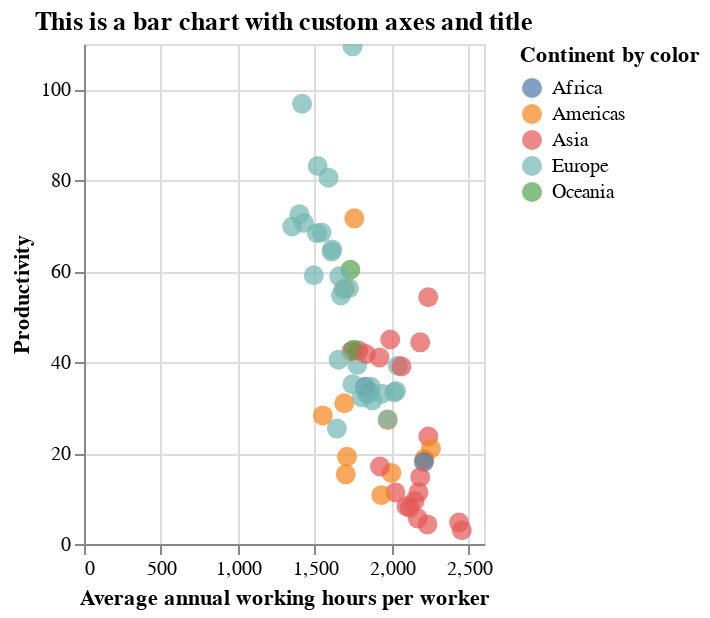

The cell this chart's notebook holds for it:
### Code cell
#case by case view
alt.Chart(df).mark_circle(size=100).encode(
    x='Average annual working hours per worker:Q',
    y='Productivity:Q',
    color=alt.Color('Continent', legend=alt.Legend(title="Continent by color"))
).interactive(
).properties(
    title='This is a bar chart with custom axes and title',
    width=200,
    height=250
)

### Figure 1 — Vega-Lite specification as saved in the notebook (floating-point values rounded to 4 significant figures)
{"config": {"view": {"continuousWidth": 400, "continuousHeight": 300}}, "data": {"name": "data-559bd8043fdc435d5639f35caac91e34"}, "mark": {"type": "circle", "size": 100}, "encoding": {"color": {"field": "Continent", "legend": {"title": "Continent by color"}, "type": "nominal"}, "x": {"field": "Average annual working hours per worker", "type": "quantitative"}, "y": {"field": "Productivity", "type": "quantitative"}}, "height": 250, "selection": {"selector001": {"type": "interval", "bind": "scales", "encodings": ["x", "y"]}}, "title": "This is a bar chart with custom axes and title", "width": 200, "$schema": "https://vega.github.io/schema/vega-lite/v4.17.0.json", "datasets": {"data-559bd8043fdc435d5639f35caac91e34": [{"Continent": "Americas", "Country": "Argentina", "Code": "ARG", "Year": 2017, "Average annual working hours per worker": 1692.0, "GDP per capita": 23270.0, "Population": 44054616, "Gini coefficient": 0.3408, "Life satisfaction": 6.086, "Productivity": 30.96, "Current health expenditure per capita": 2470.0}, {"Continent": "Oceania", "Country": "Australia", "Code": "AUS", "Year": 2017, "Average annual working hours per worker": 1731.0, "GDP per capita": 52540.0, "Population": 24590336, "Gini coefficient": 0.3408, "Life satisfaction": 7.234, "Productivity": 60.34, "Current health expenditure per capita": 4716.0}, {"Continent": "Europe", "Country": "Austria", "Code": "AUT", "Year": 2017, "Average annual working hours per worker": 1613.0, "GDP per capita": 51950.0, "Population": 8797497, "Gini coefficient": 0.2974, "Life satisfaction": 7.195, "Productivity": 64.78, "Current health expenditure per capita": 5641.0}, {"Continent": "Asia", "Country": "Bangladesh", "Code": "BGD", "Year": 2017, "Average annual working hours per worker": 2232.0, "GDP per capita": 4113.0, "Population": 161793968, "Gini coefficient": 0.3408, "Life satisfaction": 5.114, "Productivity": 4.308, "Current health expenditure per capita": 101.2}, {"Continent": "Europe", "Country": "Belgium", "Code": "BEL", "Year": 2017, "Average annual working hours per worker": 1544.0, "GDP per capita": 45150.0, "Population": 11384491, "Gini coefficient": 0.2739, "Life satisfaction": 6.772, "Productivity": 68.52, "Current health expenditure per capita": 5450.0}, {"Continent": "Americas", "Country": "Brazil", "Code": "BRA", "Year": 2017, "Average annual working hours per worker": 1709.0, "GDP per capita": 14280.0, "Population": 208504960, "Gini coefficient": 0.5333, "Life satisfaction": 6.451, "Productivity": 19.19, "Current health expenditure per capita": 1376.0}, {"Continent": "Europe", "Country": "Bulgaria", "Code": "BGR", "Year": 2017, "Average annual working hours per worker": 1644.0, "GDP per capita": 19580.0, "Population": 7182430, "Gini coefficient": 0.4038, "Life satisfaction": 5.108, "Productivity": 25.39, "Current health expenditure per capita": 1608.0}, {"Continent": "Asia", "Country": "Cambodia", "Code": "KHM", "Year": 2017, "Average annual working hours per worker": 2456.0, "GDP per capita": 3951.0, "Population": 15830694, "Gini coefficient": 0.3408, "Life satisfaction": 4.998, "Productivity": 3.023, "Current health expenditure per capita": 224.8}, {"Continent": "Americas", "Country": "Canada", "Code": "CAN", "Year": 2017, "Average annual working hours per worker": 1696.0, "GDP per capita": 48900.0, "Population": 36554344, "Gini coefficient": 0.3331, "Life satisfaction": 7.109, "Productivity": 56.26, "Current health expenditure per capita": 5209.0}, {"Continent": "Americas", "Country": "Chile", "Code": "CHL", "Year": 2017, "Average annual working hours per worker": 1974.0, "GDP per capita": 22860.0, "Population": 18368582, "Gini coefficient": 0.4444, "Life satisfaction": 5.942, "Productivity": 27.26, "Current health expenditure per capita": 2219.0}, {"Continent": "Asia", "Country": "China", "Code": "CHN", "Year": 2017, "Average annual working hours per worker": 2174.0, "GDP per capita": 13850.0, "Population": 1410275968, "Gini coefficient": 0.3908, "Life satisfaction": 5.144, "Productivity": 11.36, "Current health expenditure per capita": 706.4}, {"Continent": "Americas", "Country": "Colombia", "Code": "COL", "Year": 2017, "Average annual working hours per worker": 1998.0, "GDP per capita": 13430.0, "Population": 48351668, "Gini coefficient": 0.4972, "Life satisfaction": 6.35, "Productivity": 15.63, "Current health expenditure per capita": 1088.0}, {"Continent": "Americas", "Country": "Costa Rica", "Code": "CRI", "Year": 2017, "Average annual working hours per worker": 2212.0, "GDP per capita": 18130.0, "Population": 4993849, "Gini coefficient": 0.4835, "Life satisfaction": 6.998, "Productivity": 18.73, "Current health expenditure per capita": 1440.0}, {"Continent": "Europe", "Country": "Croatia", "Code": "HRV", "Year": 2017, "Average annual working hours per worker": 1835.0, "GDP per capita": 25360.0, "Population": 4192468, "Gini coefficient": 0.3035, "Life satisfaction": 5.626, "Productivity": 33.16, "Current health expenditure per capita": 1804.0}, {"Continent": "Asia", "Country": "Cyprus", "Code": "CYP", "Year": 2017, "Average annual working hours per worker": 1784.0, "GDP per capita": 31250.0, "Population": 1208527, "Gini coefficient": 0.3142, "Life satisfaction": 6.137, "Productivity": 42.59, "Current health expenditure per capita": 2533.0}, {"Continent": "Europe", "Country": "Czechia", "Code": "CZE", "Year": 2017, "Average annual working hours per worker": 1776.0, "GDP per capita": 35580.0, "Population": 10531315, "Gini coefficient": 0.2485, "Life satisfaction": 6.242, "Productivity": 39.42, "Current health expenditure per capita": 2786.0}, {"Continent": "Europe", "Country": "Denmark", "Code": "DNK", "Year": 2017, "Average annual working hours per worker": 1400.0, "GDP per capita": 51670.0, "Population": 5737286, "Gini coefficient": 0.2875, "Life satisfaction": 7.693, "Productivity": 72.54, "Current health expenditure per capita": 5573.0}, {"Continent": "Americas", "Country": "Ecuador", "Code": "ECU", "Year": 2017, "Average annual working hours per worker": 1701.0, "GDP per capita": 11410.0, "Population": 16696947, "Gini coefficient": 0.4467, "Life satisfaction": 5.809, "Productivity": 15.32, "Current health expenditure per capita": 863.0}, {"Continent": "Europe", "Country": "Estonia", "Code": "EST", "Year": 2017, "Average annual working hours per worker": 1857.0, "GDP per capita": 30980.0, "Population": 1317550, "Gini coefficient": 0.3036, "Life satisfaction": 6.035, "Productivity": 33.49, "Current health expenditure per capita": 2242.0}, {"Continent": "Europe", "Country": "Finland", "Code": "FIN", "Year": 2017, "Average annual working hours per worker": 1659.0, "GDP per capita": 43830.0, "Population": 5508146, "Gini coefficient": 0.2738, "Life satisfaction": 7.78, "Productivity": 58.88, "Current health expenditure per capita": 4339.0}, {"Continent": "Europe", "Country": "France", "Code": "FRA", "Year": 2017, "Average annual working hours per worker": 1514.0, "GDP per capita": 42820.0, "Population": 64144092, "Gini coefficient": 0.3163, "Life satisfaction": 6.69, "Productivity": 68.37, "Current health expenditure per capita": 5060.0}, {"Continent": "Europe", "Country": "Germany", "Code": "DEU", "Year": 2017, "Average annual working hours per worker": 1354.0, "GDP per capita": 51250.0, "Population": 82624368, "Gini coefficient": 0.312, "Life satisfaction": 7.035, "Productivity": 69.85, "Current health expenditure per capita": 6028.0}, {"Continent": "Europe", "Country": "Greece", "Code": "GRC", "Year": 2017, "Average annual working hours per worker": 2017.0, "GDP per capita": 26480.0, "Population": 10692230, "Gini coefficient": 0.3435, "Life satisfaction": 5.952, "Productivity": 33.36, "Current health expenditure per capita": 2326.0}, {"Continent": "Asia", "Country": "Hong Kong", "Code": "HKG", "Year": 2017, "Average annual working hours per worker": 2186.0, "GDP per capita": 49930.0, "Population": 7461508, "Gini coefficient": 0.3408, "Life satisfaction": 5.659, "Productivity": 44.37, "Current health expenditure per capita": 2230.0}, {"Continent": "Europe", "Country": "Hungary", "Code": "HUN", "Year": 2017, "Average annual working hours per worker": 1937.0, "GDP per capita": 26910.0, "Population": 9788940, "Gini coefficient": 0.3058, "Life satisfaction": 6.0, "Productivity": 33.06, "Current health expenditure per capita": 1989.0}, {"Continent": "Europe", "Country": "Iceland", "Code": "ISL", "Year": 2017, "Average annual working hours per worker": 1493.0, "GDP per capita": 49840.0, "Population": 343641, "Gini coefficient": 0.2613, "Life satisfaction": 7.533, "Productivity": 59.13, "Current health expenditure per capita": 4763.0}, {"Continent": "Asia", "Country": "India", "Code": "IND", "Year": 2017, "Average annual working hours per worker": 2117.0, "GDP per capita": 6188.0, "Population": 1354195712, "Gini coefficient": 0.3594, "Life satisfaction": 3.249, "Productivity": 8.01, "Current health expenditure per capita": 181.5}, {"Continent": "Asia", "Country": "Indonesia", "Code": "IDN", "Year": 2017, "Average annual working hours per worker": 2024.0, "GDP per capita": 10640.0, "Population": 264498848, "Gini coefficient": 0.3879, "Life satisfaction": 5.347, "Productivity": 11.35, "Current health expenditure per capita": 317.6}, {"Continent": "Europe", "Country": "Ireland", "Code": "IRL", "Year": 2017, "Average annual working hours per worker": 1746.0, "GDP per capita": 86810.0, "Population": 4771860, "Gini coefficient": 0.3136, "Life satisfaction": 7.255, "Productivity": 109.5, "Current health expenditure per capita": 5583.0}, {"Continent": "Asia", "Country": "Israel", "Code": "ISR", "Year": 2017, "Average annual working hours per worker": 1921.0, "GDP per capita": 38980.0, "Population": 8309256, "Gini coefficient": 0.382, "Life satisfaction": 7.332, "Productivity": 41.02, "Current health expenditure per capita": 2992.0}, {"Continent": "Europe", "Country": "Italy", "Code": "ITA", "Year": 2017, "Average annual working hours per worker": 1723.0, "GDP per capita": 40160.0, "Population": 60004024, "Gini coefficient": 0.3593, "Life satisfaction": 6.445, "Productivity": 56.27, "Current health expenditure per capita": 3617.0}, {"Continent": "Asia", "Country": "Japan", "Code": "JPN", "Year": 2017, "Average annual working hours per worker": 1738.0, "GDP per capita": 39600.0, "Population": 126662464, "Gini coefficient": 0.3408, "Life satisfaction": 5.908, "Productivity": 42.42, "Current health expenditure per capita": 4398.0}, {"Continent": "Europe", "Country": "Latvia", "Code": "LVA", "Year": 2017, "Average annual working hours per worker": 1875.0, "GDP per capita": 27160.0, "Population": 1954861, "Gini coefficient": 0.3557, "Life satisfaction": 5.97, "Productivity": 31.57, "Current health expenditure per capita": 1704.0}, {"Continent": "Europe", "Country": "Lithuania", "Code": "LTU", "Year": 2017, "Average annual working hours per worker": 1844.0, "GDP per capita": 29830.0, "Population": 2904452, "Gini coefficient": 0.3729, "Life satisfaction": 6.064, "Productivity": 32.99, "Current health expenditure per capita": 2178.0}, {"Continent": "Europe", "Country": "Luxembourg", "Code": "LUX", "Year": 2017, "Average annual working hours per worker": 1519.0, "GDP per capita": 90600.0, "Population": 596290, "Gini coefficient": 0.3452, "Life satisfaction": 7.404, "Productivity": 83.17, "Current health expenditure per capita": 5981.0}, {"Continent": "Asia", "Country": "Malaysia", "Code": "MYS", "Year": 2017, "Average annual working hours per worker": 2238.0, "GDP per capita": 24160.0, "Population": 31975812, "Gini coefficient": 0.3408, "Life satisfaction": 5.428, "Productivity": 23.65, "Current health expenditure per capita": 987.6}, {"Continent": "Europe", "Country": "Malta", "Code": "MLT", "Year": 2017, "Average annual working hours per worker": 2040.0, "GDP per capita": 35150.0, "Population": 479507, "Gini coefficient": 0.2923, "Life satisfaction": 6.733, "Productivity": 39.22, "Current health expenditure per capita": 3873.0}, {"Continent": "Americas", "Country": "Mexico", "Code": "MEX", "Year": 2017, "Average annual working hours per worker": 2255.0, "GDP per capita": 18940.0, "Population": 122839256, "Gini coefficient": 0.3408, "Life satisfaction": 6.432, "Productivity": 21.02, "Current health expenditure per capita": 1076.0}, {"Continent": "Asia", "Country": "Myanmar", "Code": "MMR", "Year": 2017, "Average annual working hours per worker": 2438.0, "GDP per capita": 4763.0, "Population": 52288344, "Gini coefficient": 0.307, "Life satisfaction": 4.434, "Productivity": 4.735, "Current health expenditure per capita": 214.6}, {"Continent": "Europe", "Country": "Netherlands", "Code": "NLD", "Year": 2017, "Average annual working hours per worker": 1430.0, "GDP per capita": 54230.0, "Population": 17207204, "Gini coefficient": 0.2854, "Life satisfaction": 7.425, "Productivity": 70.62, "Current health expenditure per capita": 5603.0}, {"Continent": "Oceania", "Country": "New Zealand", "Code": "NZL", "Year": 2017, "Average annual working hours per worker": 1752.0, "GDP per capita": 39730.0, "Population": 4746253, "Gini coefficient": 0.3408, "Life satisfaction": 7.205, "Productivity": 42.74, "Current health expenditure per capita": 3876.0}, {"Continent": "Africa", "Country": "Nigeria", "Code": "NGA", "Year": 2017, "Average annual working hours per worker": 1827.0, "GDP per capita": 5061.0, "Population": 193495904, "Gini coefficient": 0.3408, "Life satisfaction": 4.356, "Productivity": 34.62, "Current health expenditure per capita": 194.8}, {"Continent": "Europe", "Country": "Norway", "Code": "NOR", "Year": 2017, "Average annual working hours per worker": 1417.0, "GDP per capita": 69600.0, "Population": 5277396, "Gini coefficient": 0.2699, "Life satisfaction": 7.442, "Productivity": 96.85, "Current health expenditure per capita": 6631.0}, {"Continent": "Asia", "Country": "Pakistan", "Code": "PAK", "Year": 2017, "Average annual working hours per worker": 2096.0, "GDP per capita": 4744.0, "Population": 216379648, "Gini coefficient": 0.3408, "Life satisfaction": 4.443, "Productivity": 8.322, "Current health expenditure per capita": 132.7}, {"Continent": "Americas", "Country": "Peru", "Code": "PER", "Year": 2017, "Average annual working hours per worker": 1932.0, "GDP per capita": 11960.0, "Population": 31605488, "Gini coefficient": 0.4329, "Life satisfaction": 5.999, "Productivity": 10.75, "Current health expenditure per capita": 624.0}, {"Continent": "Asia", "Country": "Philippines", "Code": "PHL", "Year": 2017, "Average annual working hours per worker": 2149.0, "GDP per capita": 7858.0, "Population": 106738496, "Gini coefficient": 0.3408, "Life satisfaction": 6.268, "Productivity": 9.45, "Current health expenditure per capita": 321.6}, {"Continent": "Europe", "Country": "Poland", "Code": "POL", "Year": 2017, "Average annual working hours per worker": 2028.0, "GDP per capita": 29050.0, "Population": 38532816, "Gini coefficient": 0.303, "Life satisfaction": 6.242, "Productivity": 33.66, "Current health expenditure per capita": 1972.0}, {"Continent": "Europe", "Country": "Portugal", "Code": "PRT", "Year": 2017, "Average annual working hours per worker": 1863.0, "GDP per capita": 30430.0, "Population": 10307528, "Gini coefficient": 0.338, "Life satisfaction": 6.095, "Productivity": 34.62, "Current health expenditure per capita": 3072.0}, {"Continent": "Europe", "Country": "Romania", "Code": "ROU", "Year": 2017, "Average annual working hours per worker": 1806.0, "GDP per capita": 25420.0, "Population": 19698852, "Gini coefficient": 0.3602, "Life satisfaction": 6.13, "Productivity": 32.27, "Current health expenditure per capita": 1399.0}, {"Continent": "Europe", "Country": "Russia", "Code": "RUS", "Year": 2017, "Average annual working hours per worker": 1974.0, "GDP per capita": 26800.0, "Population": 145452544, "Gini coefficient": 0.3724, "Life satisfaction": 5.441, "Productivity": 27.45, "Current health expenditure per capita": 1406.0}, {"Continent": "Asia", "Country": "Singapore", "Code": "SGP", "Year": 2017, "Average annual working hours per worker": 2238.0, "GDP per capita": 81440.0, "Population": 5764489, "Gini coefficient": 0.3408, "Life satisfaction": 6.378, "Productivity": 54.3, "Current health expenditure per capita": 4091.0}, {"Continent": "Europe", "Country": "Slovakia", "Code": "SVK", "Year": 2017, "Average annual working hours per worker": 1745.0, "GDP per capita": 26470.0, "Population": 5439418, "Gini coefficient": 0.2324, "Life satisfaction": 6.243, "Productivity": 35.17, "Current health expenditure per capita": 2038.0}, {"Continent": "Europe", "Country": "Slovenia", "Code": "SVN", "Year": 2017, "Average annual working hours per worker": 1655.0, "GDP per capita": 31590.0, "Population": 2098396, "Gini coefficient": 0.2422, "Life satisfaction": 6.665, "Productivity": 40.55, "Current health expenditure per capita": 2998.0}, {"Continent": "Africa", "Country": "South Africa", "Code": "ZAF", "Year": 2017, "Average annual working hours per worker": 2209.0, "GDP per capita": 12740.0, "Population": 56641208, "Gini coefficient": 0.3408, "Life satisfaction": 5.035, "Productivity": 18.05, "Current health expenditure per capita": 1108.0}, {"Continent": "Asia", "Country": "South Korea", "Code": "KOR", "Year": 2017, "Average annual working hours per worker": 2063.0, "GDP per capita": 40880.0, "Population": 51511640, "Gini coefficient": 0.3408, "Life satisfaction": 5.903, "Productivity": 39.08, "Current health expenditure per capita": 2926.0}, {"Continent": "Europe", "Country": "Spain", "Code": "ESP", "Year": 2017, "Average annual working hours per worker": 1686.0, "GDP per capita": 38930.0, "Population": 46584168, "Gini coefficient": 0.3465, "Life satisfaction": 6.457, "Productivity": 56.06, "Current health expenditure per capita": 3557.0}, {"Continent": "Asia", "Country": "Sri Lanka", "Code": "LKA", "Year": 2017, "Average annual working hours per worker": 1924.0, "GDP per capita": 12730.0, "Population": 21506816, "Gini coefficient": 0.3408, "Life satisfaction": 4.213, "Productivity": 17.05, "Current health expenditure per capita": 459.2}, {"Continent": "Europe", "Country": "Sweden", "Code": "SWE", "Year": 2017, "Average annual working hours per worker": 1609.0, "GDP per capita": 52030.0, "Population": 10058191, "Gini coefficient": 0.2877, "Life satisfaction": 7.398, "Productivity": 64.34, "Current health expenditure per capita": 5656.0}, {"Continent": "Europe", "Country": "Switzerland", "Code": "CHE", "Year": 2017, "Average annual working hours per worker": 1590.0, "GDP per capita": 73620.0, "Population": 8451688, "Gini coefficient": 0.3268, "Life satisfaction": 7.694, "Productivity": 80.59, "Current health expenditure per capita": 7990.0}, {"Continent": "Asia", "Country": "Taiwan", "Code": "TWN", "Year": 2017, "Average annual working hours per worker": 1990.0, "GDP per capita": 45380.0, "Population": 23665028, "Gini coefficient": 0.3408, "Life satisfaction": 6.537, "Productivity": 45.0, "Current health expenditure per capita": 2230.0}, {"Continent": "Asia", "Country": "Thailand", "Code": "THA", "Year": 2017, "Average annual working hours per worker": 2185.0, "GDP per capita": 16670.0, "Population": 70898208, "Gini coefficient": 0.3653, "Life satisfaction": 6.022, "Productivity": 14.75, "Current health expenditure per capita": 669.6}, {"Continent": "Asia", "Country": "Turkey", "Code": "TUR", "Year": 2017, "Average annual working hours per worker": 1832.0, "GDP per capita": 26610.0, "Population": 82089824, "Gini coefficient": 0.4141, "Life satisfaction": 4.872, "Productivity": 41.8, "Current health expenditure per capita": 1167.0}, {"Continent": "Europe", "Country": "United Kingdom", "Code": "GBR", "Year": 2017, "Average annual working hours per worker": 1670.0, "GDP per capita": 44090.0, "Population": 66064808, "Gini coefficient": 0.3515, "Life satisfaction": 7.157, "Productivity": 54.68, "Current health expenditure per capita": 4516.0}, {"Continent": "Americas", "Country": "United States", "Code": "USA", "Year": 2017, "Average annual working hours per worker": 1757.0, "GDP per capita": 60120.0, "Population": 329791232, "Gini coefficient": 0.4118, "Life satisfaction": 6.944, "Productivity": 71.64, "Current health expenditure per capita": 10100.0}, {"Continent": "Americas", "Country": "Uruguay", "Code": "URY", "Year": 2017, "Average annual working hours per worker": 1552.0, "GDP per capita": 20620.0, "Population": 3422205, "Gini coefficient": 0.3946, "Life satisfaction": 6.6, "Productivity": 28.3, "Current health expenditure per capita": 2030.0}, {"Continent": "Asia", "Country": "Vietnam", "Code": "VNM", "Year": 2017, "Average annual working hours per worker": 2170.0, "GDP per capita": 6842.0, "Population": 94033048, "Gini coefficient": 0.3408, "Life satisfaction": 5.467, "Productivity": 5.653, "Current health expenditure per capita": 424.0}]}}
